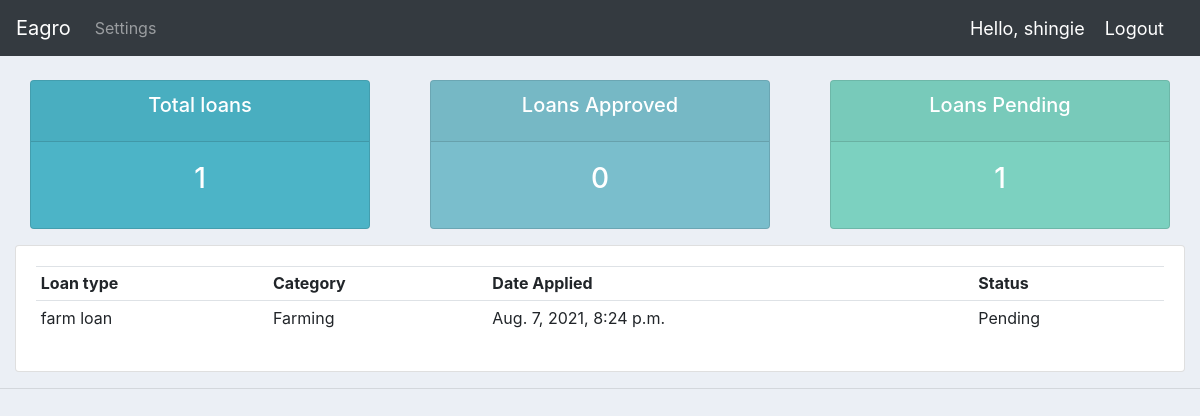
Screenshot of /user/ (signed in) with the database file from the repository.
### accounts/models.py (models this page shows, shortened)
class Order(models.Model):
    STATUS = (
        ('Approved', 'Approved'),
        ('Pending', 'Pending'),
        ('Rejected', 'Rejected'),
    )
    customer = models.ForeignKey(Customer, on_delete=models.CASCADE)
    loan = models.ForeignKey(Loan, on_delete=models.CASCADE)
    date_created = models.DateTimeField(auto_now_add=True, null=True)
    status = models.CharField(max_length=200, null=True, choices=STATUS)

class Loan(models.Model):
    CATEGORY = (
        ('Farming', 'Farming'),
        ('Civil Servants', 'Civil Servants'),
        ('General', 'General'),
    )
    name_of_loan = models.CharField(max_length=200, null=True)
    amount = models.FloatField(max_length=200, null=True)
    category = models.CharField(max_length=200, null=True, choices=CATEGORY)
    description = models.CharField(max_length=200, null=True, blank=True)
    date_created = models.DateTimeField(auto_now_add=True, null=True)
    def __str__(self):
        return self.name_of_loan

### accounts/decorators.py (the view)
        def wrapper_func(request, *args, **kwargs):
            group = None
            if request.user.groups.exists():
                group = request.user.groups.all()[0].name
            if group in allowed_roles:
                return view_func(request, *args, **kwargs)
            else:
                return HttpResponse('You are not authorised to view this page')

### accounts/views.py (called while the page is built)
@login_required(login_url='login')
@allowed_users(allowed_roles=['customer'])
def userPage(request):
    orders = request.user.customer.order_set.all()
    total_orders = orders.count()
    approved = orders.filter(status='Approved').count()
    pending = orders.filter(status='Pending').count()
    context = {
        'orders': orders,
        'total_orders': total_orders,
        'approved': approved,
        'pending': pending,
    }
    return render(request, 'accounts/user.html', context)

### accounts/templates/accounts/user.html
{%  extends 'accounts/main.html' %}
{% block content %}
{%  include 'accounts/status.html' %}
<div class="row">
	<div class="col-md">
		<div class="card card-body">
			<table class="table table-sm">
				<tr>
					<th>Loan type</th>
					<th>Category</th>
					<th>Date Applied</th>
					<th>Status</th>
				</tr>
				{% for order in orders %}
				<tr>
					<td>{{ order.loan }}</td>
					<td>{{ order.loan.category }}</td>
					<td>{{ order.date_created }}</td>
					<td>{{ order.status }}</td>
				</tr>
				{% endfor %}
			</table>
		</div>
	</div>
</div>
{% endblock %}

### accounts/templates/accounts/navbar.html (shortened to what this page needs)
{% load static %}
<nav class="navbar navbar-expand-lg navbar-dark bg-dark">
  <a class="navbar-brand" href="{% url 'home' %}">Eagro</a>
  <div class="collapse navbar-collapse" id="navbarNav">
    <ul class="navbar-nav">
      <li class="nav-item active">
        {% if request.user.is_staff %}
        <a class="nav-link" href="{% url 'home' %}">Dashboard</a>
      </li>
      <li class="nav-item">
        <a class="nav-link" href="{% url 'products' %}">Loans</a>
      </li>
      {% else %}
       <li class="nav-item">
        <a class="nav-link" href="{% url 'account' %}">Settings</a>
      </li>
      {% endif %}
    </ul>
  </div>
  <span class="hello-msg">Hello, {{ request.user }}</span>
  <span ><a class="hello-msg" href="{% url 'logout'%}">Logout</a></span>
</nav>

### static/css/main.css (style rules this page uses)
body { background-color: #ebeff5; }

### accounts/templates/accounts/navbar.html (style rules this page uses)
.hello-msg { font-size: 18px; color: #fff; margin-right: 20px; }

### rows the page displays
Order: loan "farm loan", loan.category "Farming", date_created "Aug. 7, 2021, 8:24 p.m.", status "Pending"

### other values shown
{{ request.user }} "shingie"
{{ total_orders }} "1"
{{ approved }} "0"
{{ pending }} "1"
